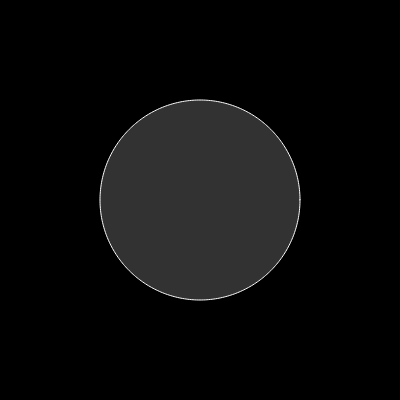
Frame 1 (no input)
Frame 60 (no input): identical to frame 1, image omitted
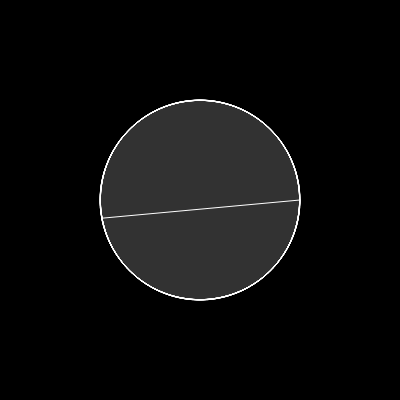
Frame 120 (the mouse pressed at the canvas centre since frame 60)

The p5.js sketch that drew these frames (run headless with seeded random() and noise() and a simulated clock; from frame 60 on, the mouse is pressed at the canvas centre):

// p5.js sketch
// ── sketch.js
let theta;
let r = 100;

let freqX = 1;
let freqY = 1;

function setup(){
  createCanvas(400, 400);
  angleMode(DEGREES);

  stroke(255);
  strokeWeight(1);
  fill(255, 50);//fill(R, G, B, Alpha); / fill(RGB, Alpha);
}

function draw(){
  background(0);

  freqX = map(mouseX, 0, width, 1, 20);
  freqY = map(mouseY, 0, height, 1, 20);

  beginShape();
  for(let angle = 0; angle < 360; angle += 1){
    theta = angle;
    let ballX = width/2 + r * cos(theta * freqX);
    let ballY = height/2 + r * sin(theta * freqY);
    vertex(ballX, ballY);
  }
  endShape(CLOSE);

}


function keyReleased(){
}

function keyPressed(){
}
